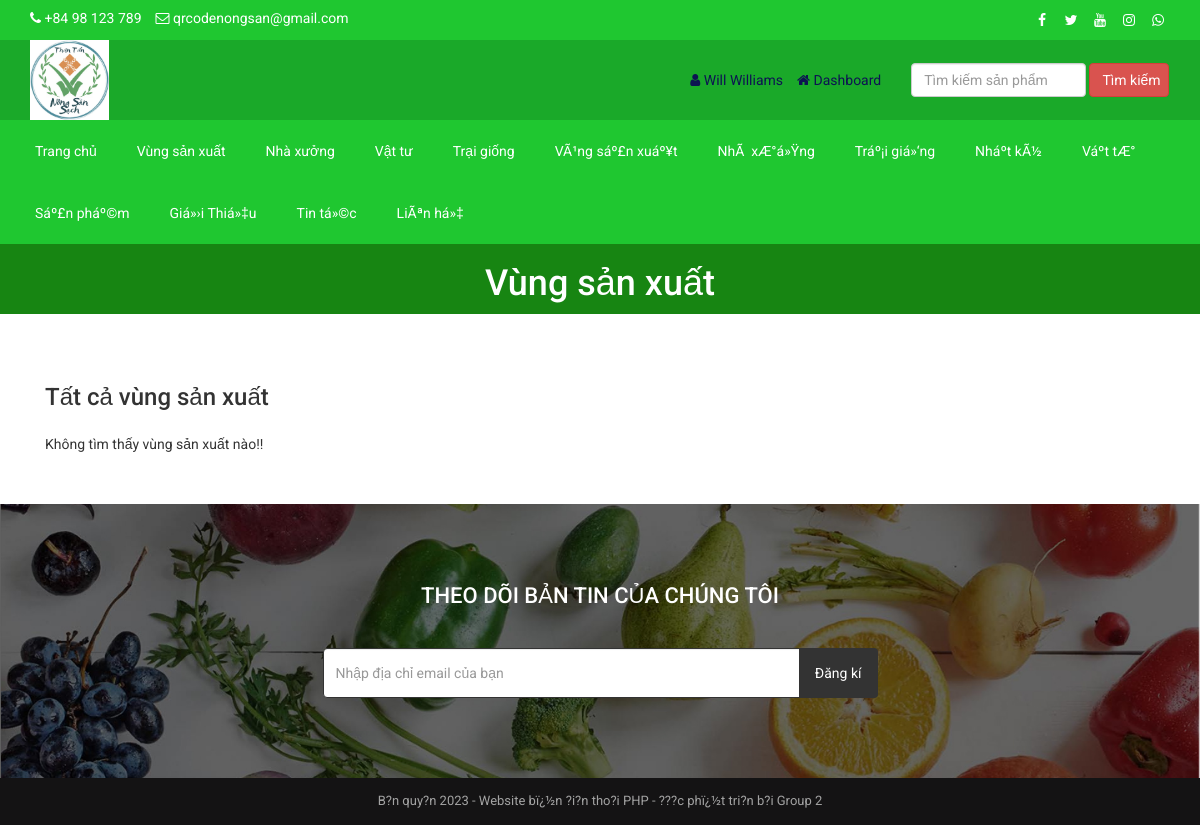
The page /area.php (signed in) on the database as committed earlier.
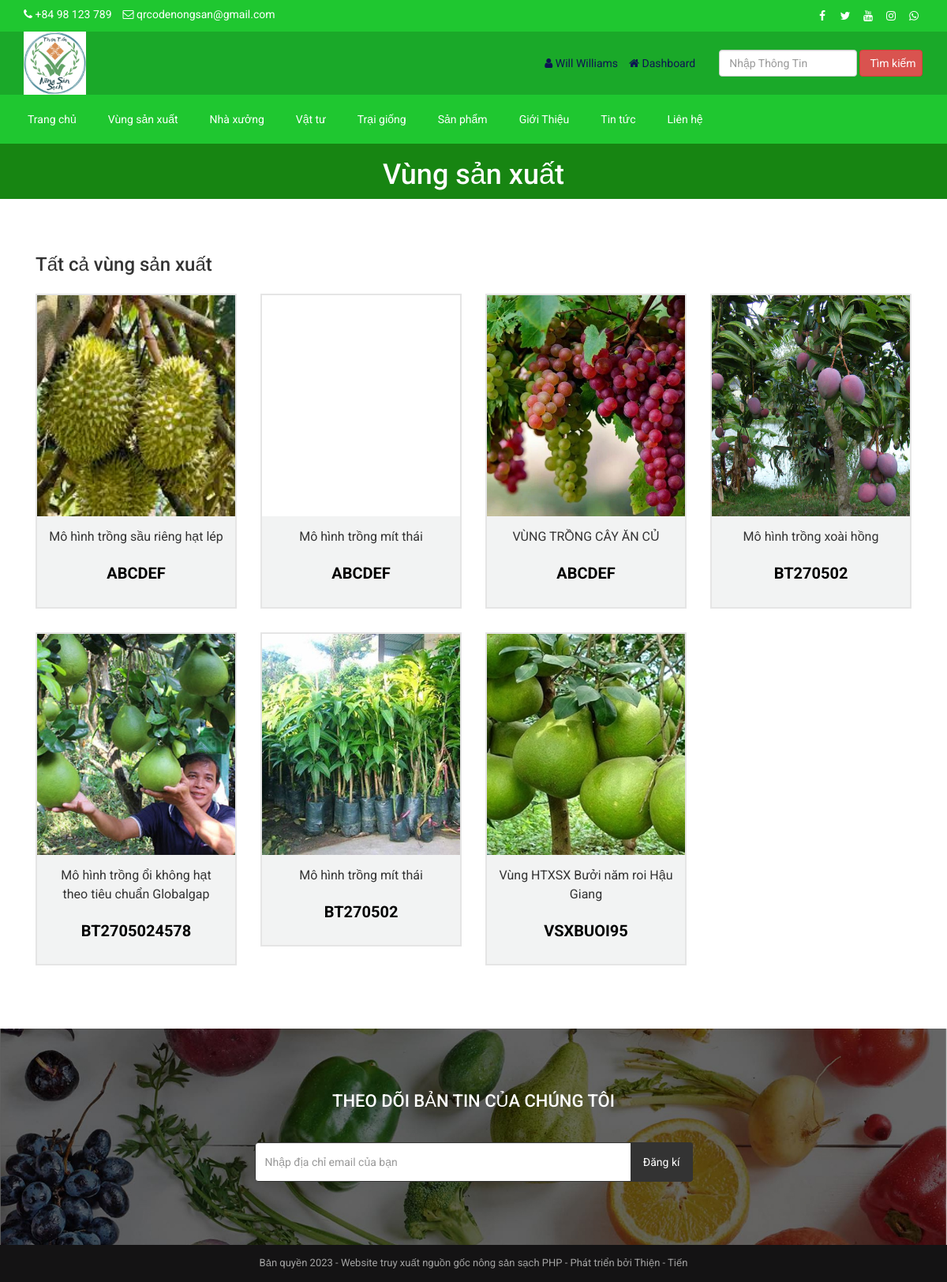
The same page on the database as committed later.
### tables this page shows
CREATE TABLE `tbl_settings` (
  `id` int(11) NOT NULL,
  `logo` varchar(100) NOT NULL,
  `favicon` varchar(100) NOT NULL,
  `footer_about` mediumtext NOT NULL,
  `footer_copyright` mediumtext NOT NULL,
  `contact_address` mediumtext NOT NULL,
  `contact_email` varchar(100) NOT NULL,
  `contact_phone` varchar(100) NOT NULL,
  `contact_fax` varchar(100) NOT NULL,
  `contact_map_iframe` mediumtext NOT NULL,
  `receive_email` varchar(100) NOT NULL,
  `receive_email_subject` varchar(100) NOT NULL,
  `receive_email_thank_you_message` mediumtext NOT NULL,
  `forget_password_message` mediumtext NOT NULL,
  `total_recent_post_footer` int(10) NOT NULL,
  `total_popular_post_footer` int(10) NOT NULL,
  `total_recent_post_sidebar` int(11) NOT NULL,
  `total_popular_post_sidebar` int(11) NOT NULL,
  `total_featured_product_home` int(11) NOT NULL,
  `total_latest_product_home` int(11) NOT NULL,
  `total_popular_product_home` int(11) NOT NULL,
  `meta_title_home` mediumtext NOT NULL,
  `meta_keyword_home` mediumtext NOT NULL,
  `meta_description_home` mediumtext NOT NULL,
  `banner_login` varchar(100) NOT NULL,
  `banner_registration` varchar(100) NOT NULL,
  `banner_forget_password` varchar(100) NOT NULL,
  `banner_reset_password` varchar(100) NOT NULL,
  `banner_search` varchar(100) NOT NULL,
  `banner_cart` varchar(100) NOT NULL,
  `banner_checkout` varchar(100) NOT NULL,
  `banner_product_category` varchar(100) NOT NULL,
  `banner_blog` varchar(100) NOT NULL,
  `cta_title` varchar(100) NOT NULL,
  `cta_content` mediumtext NOT NULL,
  `cta_read_more_text` varchar(100) NOT NULL,
  `cta_read_more_url` varchar(100) NOT NULL,
  `cta_photo` varchar(100) NOT NULL,
  `featured_product_title` varchar(100) NOT NULL,
  `featured_product_subtitle` varchar(100) NOT NULL,
  `latest_product_title` varchar(100) NOT NULL,
  `latest_product_subtitle` varchar(100) NOT NULL,
  `popular_product_title` varchar(100) NOT NULL,
  `popular_product_subtitle` varchar(100) NOT NULL,
  `testimonial_title` varchar(100) NOT NULL,
  `testimonial_subtitle` varchar(100) NOT NULL,
  `testimonial_photo` varchar(100) NOT NULL,
  `blog_title` varchar(100) NOT NULL,
  `blog_subtitle` varchar(100) NOT NULL,
  `newsletter_text` mediumtext NOT NULL,
  `paypal_email` varchar(100) NOT NULL,
  `stripe_public_key` varchar(100) NOT NULL,
  `stripe_secret_key` varchar(100) NOT NULL,
  `bank_detail` mediumtext NOT NULL,
  `before_head` mediumtext NOT NULL,
  `after_body` mediumtext NOT NULL,
  `before_body` mediumtext NOT NULL,
  `home_service_on_off` int(11) NOT NULL,
  `home_welcome_on_off` int(11) NOT NULL,
  `home_featured_product_on_off` int(11) NOT NULL,
  `home_latest_product_on_off` int(11) NOT NULL,
  `home_popular_product_on_off` int(11) NOT NULL,
  `home_testimonial_on_off` int(11) NOT NULL,
  `home_blog_on_off` int(11) NOT NULL,
  `newsletter_on_off` int(11) NOT NULL,
  `ads_above_welcome_on_off` int(1) NOT NULL,
  `ads_above_featured_product_on_off` int(1) NOT NULL,
  `ads_above_latest_product_on_off` int(1) NOT NULL,
  `ads_above_popular_product_on_off` int(1) NOT NULL,
  `ads_above_testimonial_on_off` int(1) NOT NULL,
  `ads_category_sidebar_on_off` int(1) NOT NULL
);

CREATE TABLE `tbl_social` (
  `social_id` int(11) NOT NULL,
  `social_name` varchar(30) NOT NULL,
  `social_url` varchar(255) NOT NULL,
  `social_icon` varchar(30) NOT NULL
);

CREATE TABLE `tbl_top_category` (
  `tcat_id` int(11) NOT NULL,
  `tcat_name` varchar(255) NOT NULL,
  `show_on_menu` int(1) NOT NULL
);

CREATE TABLE `tbl_page` (
  `id` int(11) NOT NULL,
  `about_title` varchar(255) NOT NULL,
  `about_content` mediumtext NOT NULL,
  `about_banner` varchar(255) NOT NULL,
  `about_meta_title` varchar(255) NOT NULL,
  `about_meta_keyword` mediumtext NOT NULL,
  `about_meta_description` mediumtext NOT NULL,
  `faq_title` varchar(255) NOT NULL,
  `faq_banner` varchar(255) NOT NULL,
  `faq_meta_title` varchar(255) NOT NULL,
  `faq_meta_keyword` mediumtext NOT NULL,
  `faq_meta_description` mediumtext NOT NULL,
  `blog_title` varchar(255) NOT NULL,
  `blog_banner` varchar(255) NOT NULL,
  `blog_meta_title` varchar(255) NOT NULL,
  `blog_meta_keyword` mediumtext NOT NULL,
  `blog_meta_description` mediumtext NOT NULL,
  `contact_title` varchar(255) NOT NULL,
  `contact_banner` varchar(255) NOT NULL,
  `contact_meta_title` varchar(255) NOT NULL,
  `contact_meta_keyword` mediumtext NOT NULL,
  `contact_meta_description` mediumtext NOT NULL,
  `pgallery_title` varchar(255) NOT NULL,
  `pgallery_banner` varchar(255) NOT NULL,
  `pgallery_meta_title` varchar(255) NOT NULL,
  `pgallery_meta_keyword` mediumtext NOT NULL,
  `pgallery_meta_description` mediumtext NOT NULL,
  `vgallery_title` varchar(255) NOT NULL,
  `vgallery_banner` varchar(255) NOT NULL,
  `vgallery_meta_title` varchar(255) NOT NULL,
  `vgallery_meta_keyword` mediumtext NOT NULL,
  `vgallery_meta_description` mediumtext NOT NULL
);

CREATE TABLE `tbl_area` (
  `id` int(11) NOT NULL,
  `nguoidaidien` int(11) NOT NULL,
  `thuocdoanhnghiep` int(11) NOT NULL,
  `mavung` varchar(255) NOT NULL,
  `qrcode` varchar(255) NOT NULL,
  `tenvsx` varchar(255) NOT NULL,
  `hinhanh` varchar(255) NOT NULL,
  `dienthoai` varchar(255) NOT NULL,
  `diachi` varchar(255) NOT NULL,
  `map` text NOT NULL,
  `dientich` varchar(255) NOT NULL,
  `kythuatvien` int(11) NOT NULL,
  `soluongdukien` varchar(255) NOT NULL,
  `soluongcaycon` varchar(255) NOT NULL,
  `thoigiannuoitrong` varchar(255) NOT NULL,
  `thongtinchung` varchar(255) NOT NULL
);

### area.php (the view, shortened to what the rows shown need)
<?php require_once('header1.php'); ?>
<!DOCTYPE html>
<html lang="en">
<head>
</head>
<body>
<div class="page-banner" style="background: #178512; padding-top: 0px; padding-bottom: 0px;">
    <div class="inner">
        <h1>Vùng sản xuất</h1>
    </div>
</div>
<div class="page">
    <div class="container">
            <div class="col-md-12" >
                <div class="product product-cat">
                    <div class="row">
                        <?php
                            $statement = $pdo->prepare("SELECT * FROM tbl_area");
                            $statement->execute();
                            $result = $statement->fetchAll(PDO::FETCH_ASSOC);
                            if(!$result){
                                echo '<div class="pl_15">Không tìm thấy vùng sản xuất nào!!</div>';
                            }else{
                            foreach ($result as $row) {
                        ?>
                        <div class="col-md-3 item item-product-cat">
                            <div class="inner">
                                <div class="thumb">
                                    <div class="photo" style="background-image:url(img/<?= $row['hinhanh']?>);"></div>
                                </div>
                                <div class="text">
                                    <h3><a href="area-single.php?id=<?= $row['id']?>"><?php echo $row['tenvsx'] ?></a></h3>
                                    <p><a href="area-single.php?id=<?= $row['id']?>"><?php echo $row['mavung'] ?></a></p>
                                </div>
                            </div>
                        </div>
                    <?php }
                    }?>
                    </div>
                </div>
            </div>
        </div>
    </div>
</body>
</html>
<?php require_once('footer.php'); ?>

### header1.php (shortened to what the rows shown need)
<?php
include("admin/inc/config.php");
$statement = $pdo->prepare("SELECT * FROM tbl_settings WHERE id=1");
$statement->execute();
$result = $statement->fetchAll(PDO::FETCH_ASSOC);
foreach ($result as $row)
{
	$logo = $row['logo'];
	$contact_email = $row['contact_email'];
	$contact_phone = $row['contact_phone'];
}
?>
<!DOCTYPE html>
<html lang="en">
<head>
	<link rel="stylesheet" href="assets/css/bootstrap.min.css">
	<link rel="stylesheet" href="assets/css/font-awesome.min.css">
	<link rel="stylesheet" href="assets/css/owl.carousel.min.css">
	<link rel="stylesheet" href="assets/css/owl.theme.default.min.css">
	<link rel="stylesheet" href="assets/css/jquery.bxslider.min.css">
    <link rel="stylesheet" href="assets/css/magnific-popup.css">
    <link rel="stylesheet" href="assets/css/rating.css">
	<link rel="stylesheet" href="assets/css/spacing.css">
	<link rel="stylesheet" href="assets/css/bootstrap-touch-slider1.css">
	<link rel="stylesheet" href="assets/css/animate.min.css">
	<link rel="stylesheet" href="assets/css/tree-menu.css">
	<link rel="stylesheet" href="assets/css/select2.min.css">
	<link rel="stylesheet" href="assets/css/main.css">
	<link rel="stylesheet" href="assets/css/responsive.css">
	<?php
	$statement = $pdo->prepare("SELECT * FROM tbl_page WHERE id=1");
	$statement->execute();
	$result = $statement->fetchAll(PDO::FETCH_ASSOC);
		?>
</head>
<body>
<div class="top" style="background: #1fc730;">
	<div class="container">
		<div class="row">
			<div class="col-md-6 col-sm-6 col-xs-12">
				<div class="left">
					<ul>
						<li><i class="fa fa-phone"></i> <?php echo $contact_phone; ?></li>
						<li><i class="fa fa-envelope-o"></i> <?php echo $contact_email; ?></li>
					</ul>
				</div>
			</div>
			<div class="col-md-6 col-sm-6 col-xs-12">
				<div class="right">
					<ul>
						<?php
						$statement = $pdo->prepare("SELECT * FROM tbl_social");
						$statement->execute();
						$result = $statement->fetchAll(PDO::FETCH_ASSOC);
						foreach ($result as $row) {
							?>
							<?php if($row['social_url'] != ''): ?>
							<li><a href="<?php echo $row['social_url']; ?>"><i class="<?php echo $row['social_icon']; ?>"></i></a></li>
							<?php endif; ?>
							<?php
						}
						?>
					</ul>
				</div>
			</div>
		</div>
	</div>
</div>
<div class="header" style="background: #1aa929;">
	<div class="container">
		<div class="row inner">
			<div class="col-md-4 logo">
				<a href="index.php"><img src="assets/uploads/<?php echo $logo; ?>" alt="logo image"></a>
			</div>
		</div>
	</div>
</div>
<div class="nav" style="background: #1fc730;">
	<div class="container">
		<div class="row">
			<div class="col-md-12 pl_0 pr_0">
				<div class="menu-container">
					<div class="menu" style="background: #1fc730;">
						<ul>
							<?php
							$statement = $pdo->prepare("SELECT * FROM tbl_top_category WHERE show_on_menu=1");
							$statement->execute();
							$result = $statement->fetchAll(PDO::FETCH_ASSOC);
							foreach ($result as $row) {
								?>
								<li><a href="product-category.php?id=<?php echo $row['tcat_id']; ?>&type=top-category"><?php echo $row['tcat_name']; ?></a>
								</li>
								<?php
							}
							?>
							<?php
							$statement = $pdo->prepare("SELECT * FROM tbl_page WHERE id=1");
							$statement->execute();
							$result = $statement->fetchAll(PDO::FETCH_ASSOC);
							foreach ($result as $row) {
								$about_title = $row['about_title'];
								$faq_title = $row['faq_title'];
								$contact_title = $row['contact_title'];
							}
							?>
							<li><a href="about.php"><?php echo $about_title; ?></a></li>
							<li><a href="faq.php"><?php echo $faq_title; ?></a></li>
							<li><a href="contact.php"><?php echo $contact_title; ?></a></li>
						</ul>
					</div>
				</div>
			</div>
		</div>
	</div>
</div>

### footer.php (shortened to what the rows shown need)
<?php
$statement = $pdo->prepare("SELECT * FROM tbl_settings WHERE id=1");
$statement->execute();
$result = $statement->fetchAll(PDO::FETCH_ASSOC);
foreach ($result as $row)
{
	$footer_copyright = $row['footer_copyright'];
    $newsletter_on_off = $row['newsletter_on_off'];
}
?>
<?php if($newsletter_on_off == 1): ?>
<section class="home-newsletter" style="background-image: url('../nongsanquenha.com/img/footer2.jpg'); background-size: cover; background-position: center;">
	<div class="container">
		<div class="row">
			<div class="col-md-6 col-md-offset-3">
				<div class="single">
				<form action="" method="post">
					<h2><?php echo LANG_VALUE_93; ?></h2>
				</div>
			</div>
		</div>
	</div>
</section>
<?php endif; ?>
<div class="footer-bottom">
	<div class="container">
		<div class="row">
			<div class="col-md-12 copyright">
				<?php echo $footer_copyright; ?>
			</div>
		</div>
	</div>
</div>
</body>
</html>

Rows that differ between the two databases and show on the page:
removed tbl_top_category: tcat_name "VÃ¹ng sáº£n xuáº¥t"
removed tbl_top_category: tcat_name "NhÃ xÆ°á»Ÿng"
removed tbl_top_category: tcat_name "Tráº¡i giá»‘ng"
removed tbl_top_category: tcat_name "Nháº­t kÃ½"
removed tbl_top_category: tcat_name "Váº­t tÆ°"
changed tbl_settings "qrcodenongsan@gmail.com": footer_copyright "B?n quy?n 2023 - Website bï¿½n ?i?n tho?i PHP - ???c phï¿½t tri?n b?i Group 2" → "Bản quyền 2023 - Website truy xuất nguồn gốc nông sản sạch PHP - Phát triển bởi Thiện - Tiến"
changed tbl_top_category: tcat_name "Sáº£n pháº©m" → "Sản phẩm"
changed tbl_page: about_title "Giá»›i Thiá»‡u" → "Giới Thiệu"; faq_title "Tin tá»©c" → "Tin tức"; contact_title "LiÃªn há»‡" → "Liên hệ"
added tbl_area: hinhanh (picture), tenvsx "Mô hình trồng sầu riêng hạt lép", mavung "ABCDEF"
added tbl_area: tenvsx "Mô hình trồng mít thái", mavung "ABCDEF"
added tbl_area: hinhanh (picture), tenvsx "VÙNG TRỒNG CÂY ĂN CỦ", mavung "ABCDEF"
added tbl_area: hinhanh (picture), tenvsx "Mô hình trồng xoài hồng", mavung "BT270502"
added tbl_area: hinhanh (picture), tenvsx "Mô hình trồng ổi không hạt theo tiêu chuẩn Globalgap", mavung "BT2705024578"
added tbl_area: hinhanh (picture), tenvsx "Mô hình trồng mít thái", mavung "BT270502"
added tbl_area: hinhanh (picture), tenvsx "Vùng HTXSX Bưởi năm roi Hậu Giang", mavung "VSXBUOI95"
Other text that changed with them:
form field search_text: "Tìm kiếm sản phẩm" → "Nhập Thông Tin"
text no longer shown: "Không tìm thấy vùng sản xuất nào!!"
